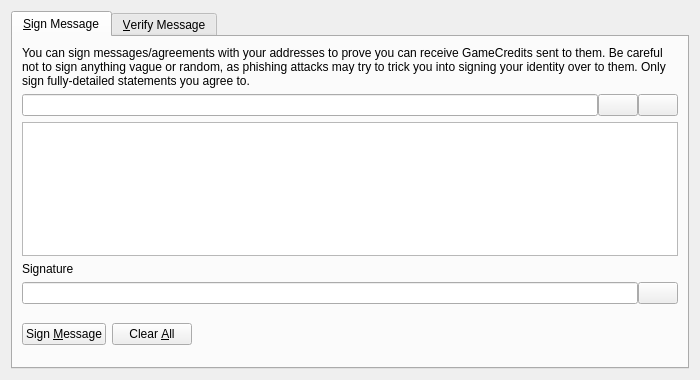
<?xml version="1.0" encoding="UTF-8"?>
<ui version="4.0">
 <class>SignVerifyMessageDialog</class>
 <widget class="QDialog" name="SignVerifyMessageDialog">
  <property name="geometry">
   <rect>
    <x>0</x>
    <y>0</y>
    <width>700</width>
    <height>380</height>
   </rect>
  </property>
  <property name="windowTitle">
   <string>Signatures - Sign / Verify a Message</string>
  </property>
  <property name="modal">
   <bool>true</bool>
  </property>
  <layout class="QVBoxLayout" name="verticalLayout">
   <item>
    <widget class="QTabWidget" name="tabWidget">
     <property name="currentIndex">
      <number>0</number>
     </property>
     <widget class="QWidget" name="tabSignMessage">
      <attribute name="title">
       <string>&amp;Sign Message</string>
      </attribute>
      <layout class="QVBoxLayout" name="verticalLayout_SM">
       <item>
        <widget class="QLabel" name="infoLabel_SM">
         <property name="text">
          <string>You can sign messages/agreements with your addresses to prove you can receive GameCredits sent to them. Be careful not to sign anything vague or random, as phishing attacks may try to trick you into signing your identity over to them. Only sign fully-detailed statements you agree to.</string>
         </property>
         <property name="textFormat">
          <enum>Qt::PlainText</enum>
         </property>
         <property name="wordWrap">
          <bool>true</bool>
         </property>
        </widget>
       </item>
       <item>
        <layout class="QHBoxLayout" name="horizontalLayout_1_SM">
         <property name="spacing">
          <number>0</number>
         </property>
         <item>
          <widget class="QValidatedLineEdit" name="addressIn_SM">
           <property name="toolTip">
            <string>The gamecredits address to sign the message with</string>
           </property>
          </widget>
         </item>
         <item>
          <widget class="QPushButton" name="addressBookButton_SM">
           <property name="toolTip">
            <string>Choose previously used address</string>
           </property>
           <property name="text">
            <string/>
           </property>
           <property name="icon">
            <iconset resource="../bitcoin.qrc">
             <normaloff>:/icons/address-book</normaloff>:/icons/address-book</iconset>
           </property>
           <property name="shortcut">
            <string>Alt+A</string>
           </property>
           <property name="autoDefault">
            <bool>false</bool>
           </property>
          </widget>
         </item>
         <item>
          <widget class="QPushButton" name="pasteButton_SM">
           <property name="toolTip">
            <string>Paste address from clipboard</string>
           </property>
           <property name="text">
            <string/>
           </property>
           <property name="icon">
            <iconset resource="../bitcoin.qrc">
             <normaloff>:/icons/editpaste</normaloff>:/icons/editpaste</iconset>
           </property>
           <property name="shortcut">
            <string>Alt+P</string>
           </property>
           <property name="autoDefault">
            <bool>false</bool>
           </property>
          </widget>
         </item>
        </layout>
       </item>
       <item>
        <widget class="QPlainTextEdit" name="messageIn_SM">
         <property name="toolTip">
          <string>Enter the message you want to sign here</string>
         </property>
        </widget>
       </item>
       <item>
        <widget class="QLabel" name="signatureLabel_SM">
         <property name="text">
          <string>Signature</string>
         </property>
         <property name="textFormat">
          <enum>Qt::PlainText</enum>
         </property>
        </widget>
       </item>
       <item>
        <layout class="QHBoxLayout" name="horizontalLayout_2_SM">
         <property name="spacing">
          <number>0</number>
         </property>
         <item>
          <widget class="QLineEdit" name="signatureOut_SM">
           <property name="font">
            <font>
             <italic>true</italic>
            </font>
           </property>
           <property name="readOnly">
            <bool>true</bool>
           </property>
          </widget>
         </item>
         <item>
          <widget class="QPushButton" name="copySignatureButton_SM">
           <property name="toolTip">
            <string>Copy the current signature to the system clipboard</string>
           </property>
           <property name="text">
            <string/>
           </property>
           <property name="icon">
            <iconset resource="../bitcoin.qrc">
             <normaloff>:/icons/editcopy</normaloff>:/icons/editcopy</iconset>
           </property>
           <property name="autoDefault">
            <bool>false</bool>
           </property>
          </widget>
         </item>
        </layout>
       </item>
       <item>
        <layout class="QHBoxLayout" name="horizontalLayout_3_SM">
         <item>
          <widget class="QPushButton" name="signMessageButton_SM">
           <property name="toolTip">
            <string>Sign the message to prove you own this gamecredits address</string>
           </property>
           <property name="text">
            <string>Sign &amp;Message</string>
           </property>
           <property name="icon">
            <iconset resource="../bitcoin.qrc">
             <normaloff>:/icons/edit</normaloff>:/icons/edit</iconset>
           </property>
           <property name="autoDefault">
            <bool>false</bool>
           </property>
          </widget>
         </item>
         <item>
          <widget class="QPushButton" name="clearButton_SM">
           <property name="toolTip">
            <string>Reset all sign message fields</string>
           </property>
           <property name="text">
            <string>Clear &amp;All</string>
           </property>
           <property name="icon">
            <iconset resource="../bitcoin.qrc">
             <normaloff>:/icons/remove</normaloff>:/icons/remove</iconset>
           </property>
           <property name="autoDefault">
            <bool>false</bool>
           </property>
          </widget>
         </item>
         <item>
          <spacer name="horizontalSpacer_1_SM">
           <property name="orientation">
            <enum>Qt::Horizontal</enum>
           </property>
           <property name="sizeHint" stdset="0">
            <size>
             <width>40</width>
             <height>48</height>
            </size>
           </property>
          </spacer>
         </item>
         <item>
          <widget class="QLabel" name="statusLabel_SM">
           <property name="font">
            <font>
             <weight>75</weight>
             <bold>true</bold>
            </font>
           </property>
           <property name="text">
            <string/>
           </property>
           <property name="wordWrap">
            <bool>true</bool>
           </property>
          </widget>
         </item>
         <item>
          <spacer name="horizontalSpacer_2_SM">
           <property name="orientation">
            <enum>Qt::Horizontal</enum>
           </property>
           <property name="sizeHint" stdset="0">
            <size>
             <width>40</width>
             <height>48</height>
            </size>
           </property>
          </spacer>
         </item>
        </layout>
       </item>
      </layout>
     </widget>
     <widget class="QWidget" name="tabVerifyMessage">
      <attribute name="title">
       <string>&amp;Verify Message</string>
      </attribute>
      <layout class="QVBoxLayout" name="verticalLayout_VM">
       <item>
        <widget class="QLabel" name="infoLabel_VM">
         <property name="text">
          <string>Enter the receiver's address, message (ensure you copy line breaks, spaces, tabs, etc. exactly) and signature below to verify the message. Be careful not to read more into the signature than what is in the signed message itself, to avoid being tricked by a man-in-the-middle attack. Note that this only proves the signing party receives with the address, it cannot prove sendership of any transaction!</string>
         </property>
         <property name="textFormat">
          <enum>Qt::PlainText</enum>
         </property>
         <property name="alignment">
          <set>Qt::AlignLeading|Qt::AlignLeft|Qt::AlignTop</set>
         </property>
         <property name="wordWrap">
          <bool>true</bool>
         </property>
        </widget>
       </item>
       <item>
        <layout class="QHBoxLayout" name="horizontalLayout_1_VM">
         <property name="spacing">
          <number>0</number>
         </property>
         <item>
          <widget class="QValidatedLineEdit" name="addressIn_VM">
           <property name="toolTip">
            <string>The gamecredits address the message was signed with</string>
           </property>
          </widget>
         </item>
         <item>
          <widget class="QPushButton" name="addressBookButton_VM">
           <property name="toolTip">
            <string>Choose previously used address</string>
           </property>
           <property name="text">
            <string/>
           </property>
           <property name="icon">
            <iconset resource="../bitcoin.qrc">
             <normaloff>:/icons/address-book</normaloff>:/icons/address-book</iconset>
           </property>
           <property name="shortcut">
            <string>Alt+A</string>
           </property>
           <property name="autoDefault">
            <bool>false</bool>
           </property>
          </widget>
         </item>
        </layout>
       </item>
       <item>
        <widget class="QPlainTextEdit" name="messageIn_VM"/>
       </item>
       <item>
        <widget class="QValidatedLineEdit" name="signatureIn_VM"/>
       </item>
       <item>
        <layout class="QHBoxLayout" name="horizontalLayout_2_VM">
         <item>
          <widget class="QPushButton" name="verifyMessageButton_VM">
           <property name="toolTip">
            <string>Verify the message to ensure it was signed with the specified gamecredits address</string>
           </property>
           <property name="text">
            <string>Verify &amp;Message</string>
           </property>
           <property name="icon">
            <iconset resource="../bitcoin.qrc">
             <normaloff>:/icons/transaction_0</normaloff>:/icons/transaction_0</iconset>
           </property>
           <property name="autoDefault">
            <bool>false</bool>
           </property>
          </widget>
         </item>
         <item>
          <widget class="QPushButton" name="clearButton_VM">
           <property name="toolTip">
            <string>Reset all verify message fields</string>
           </property>
           <property name="text">
            <string>Clear &amp;All</string>
           </property>
           <property name="icon">
            <iconset resource="../bitcoin.qrc">
             <normaloff>:/icons/remove</normaloff>:/icons/remove</iconset>
           </property>
           <property name="autoDefault">
            <bool>false</bool>
           </property>
          </widget>
         </item>
         <item>
          <spacer name="horizontalSpacer_1_VM">
           <property name="orientation">
            <enum>Qt::Horizontal</enum>
           </property>
           <property name="sizeHint" stdset="0">
            <size>
             <width>40</width>
             <height>48</height>
            </size>
           </property>
          </spacer>
         </item>
         <item>
          <widget class="QLabel" name="statusLabel_VM">
           <property name="font">
            <font>
             <weight>75</weight>
             <bold>true</bold>
            </font>
           </property>
           <property name="text">
            <string/>
           </property>
           <property name="wordWrap">
            <bool>true</bool>
           </property>
          </widget>
         </item>
         <item>
          <spacer name="horizontalSpacer_2_VM">
           <property name="orientation">
            <enum>Qt::Horizontal</enum>
           </property>
           <property name="sizeHint" stdset="0">
            <size>
             <width>40</width>
             <height>48</height>
            </size>
           </property>
          </spacer>
         </item>
        </layout>
       </item>
      </layout>
     </widget>
    </widget>
   </item>
  </layout>
 </widget>
 <customwidgets>
  <customwidget>
   <class>QValidatedLineEdit</class>
   <extends>QLineEdit</extends>
   <header>qvalidatedlineedit.h</header>
  </customwidget>
 </customwidgets>
 <resources>
  <include location="../bitcoin.qrc"/>
 </resources>
 <connections/>
</ui>
